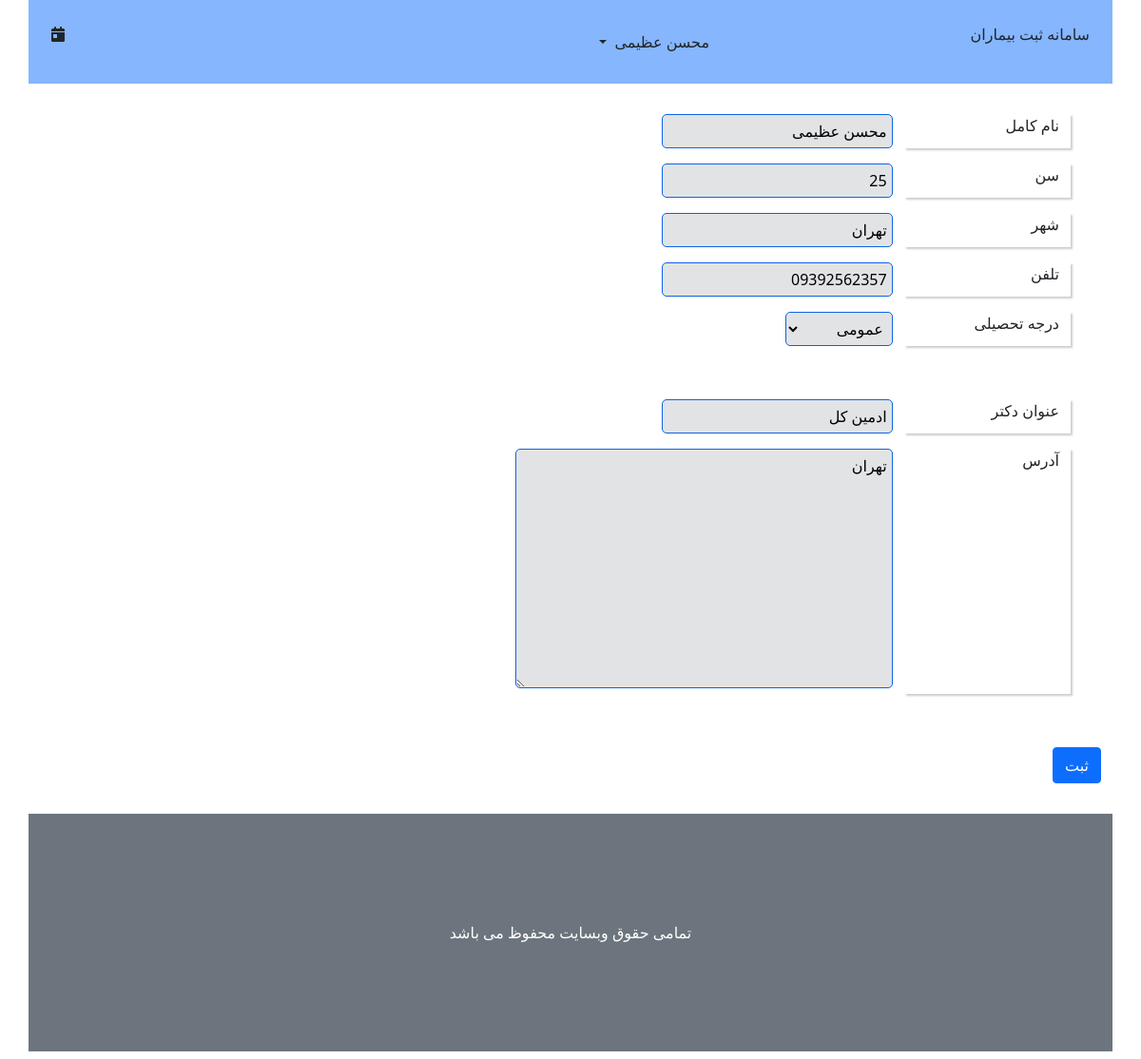
The app's page /editDoctorInfo/ (signed in) with its own data.
### account/models.py (models this page shows, shortened)
class profile(models.Model):
    class Meta:
        verbose_name = 'ساخت حساب دکتر'
        verbose_name_plural = 'ساخت حساب دکتر'
    user = models.OneToOneField(User, on_delete=models.CASCADE, verbose_name='حساب کاربری', null=True)
    fullname = models.CharField('نام کامل', max_length=120, default='')
    age = models.IntegerField('سن', null=True)
    city = models.CharField('شهر', max_length=50, null=True)
    phone = models.CharField('تلفن', max_length=12, null=True)
    Secretary, Doctor, AdminSystem = 0, 1, 2
    role_list = [(Secretary, 'منشی (سطح 0)'), (Doctor, 'دکتر (سطح 1)'), (AdminSystem, 'ادمین سیستم (سطح 3)')]
    role = models.IntegerField(choices=role_list, null=True, default=0, blank=True)
    General, Specialist, SuperSpecialist = 0, 1, 2
    deg = [(General, 'عمومی'), (Specialist, 'تخصص'), (SuperSpecialist, 'فوق تخصص')]
    degree = models.IntegerField('درجه تحصیلی', choices=deg, null=True, blank=True)
    title = models.CharField('عنوان دکتر', null=True, max_length=50)
    address = models.TextField('آدرس', null=True)

### visit/views.py (the view)
# urls.py: path('editDoctorInfo/', edit_info, name='edit_info'),
@login_required
def edit_info(request):
    edit_doctor = EditDoctorInformation(request.POST or None, instance=request.user.profile)
    if request.method == 'POST':
        if edit_doctor.is_valid:
            edit_doctor.save(commit=True)
            return redirect('visit:main_page')
    context = {
        'edit_doctor': edit_doctor,
        'date': time_now
    }
    return render(request, 'visit/edit_info.html', context)

### visit/forms.py
class EditDoctorInformation(forms.ModelForm):
    class Meta:
        model = profile
        exclude = ['user', 'role']

### visit/templates/visit/edit_info.html (shortened to what this page needs)
{% extends "visit/_base.html" %}
{% block main %}
    <form action="" method="post">
        <div class="modal-body">
            <div class="">
                    {% include "visit/_form.html" with field=edit_doctor.fullname lbl_size=2 %}
                    {% include "visit/_form.html" with field=edit_doctor.age lbl_size=2 %}
                    {% include "visit/_form.html" with field=edit_doctor.city lbl_size=2 %}
                    {% include "visit/_form.html" with field=edit_doctor.phone lbl_size=2 %}
                    {% include "visit/_form.html" with field=edit_doctor.degree lbl_size=2 %}
                    <br/>
                    {% include "visit/_form.html" with field=edit_doctor.title lbl_size=2 %}
                    {% include "visit/_form.html" with field=edit_doctor.address lbl_size=2 %}
            </div>
        </div>
        <button class="btn btn-primary my-4" type="submit">ثبت</button>
    </form>
{% endblock %}

### visit/templates/visit/_base.html (shortened to what this page needs)
{% load static %}
<!DOCTYPE html>
<html lang="en">
<head>
    <link rel="stylesheet" href="{% static "visit/css/bootstrap.css" %}">
    <link rel="stylesheet" href="{% static "visit/css/all.css" %}">
</head>
<body style="direction: rtl">
<div class="container">
    <div class="header">
        <div class="row bg-primary bg-opacity-50">
            <div class="col-4 text-end my p-4">
                <a href="{% url "visit:main_page" %}" class="text-decoration-none text-dark">سامانه ثبت بیماران</a>
            </div>
            <div class="col-2 my p-4">
                <a class="nav-link dropdown-toggle text-dark" data-bs-toggle="dropdown" href="#" role="button" aria-expanded="false">
                    {% if user.profile.fullname == "" %}
                        <span class="p-1"> {{ user.get_username }}</span>
                    {% else %}
                        <span class="p-1">{{ user.profile.fullname }}</span>
                    {% endif %}
                </a>
            </div>
            <div class="col-2 my p-4"></div>
            <div class="col-4 text-start my p-4">
                <i class="fa fa-calendar-day"></i>
            </div>
        </div>
    </div>
    <div class="content">
        {% block main %}
        {% endblock %}
    </div>
    <div class="footer">
         <div class="row align-items-center bg-secondary my-2" style="height: 250px">
            <span class="text-center text-white">تمامی حقوق وبسایت محفوظ می باشد</span>
         </div>
    </div>
</div>
</body>
</html>

### visit/templates/visit/_form.html
<div class="row m-3">
    <div class="col-{{ lbl_size }} lbl">
        <label for="{{ field.id_for_label }}">{{ field.label }}</label>
    </div>
    <div class="col-4">
        {{ field }}
    </div>
</div>

### visit/static/visit/css/all.css (style rules this page uses)
.fa-calendar-day:before { content: "\f783"; }

### visit/templates/visit/_base.html (style rules this page uses)
input, select, textarea { background: #e2e3e5; direction: rtl; padding: 5px; border: 1px solid #0c63e4; border-radius: 5px; //width: 100%; }
.lbl { box-shadow: 2px 2px 2px #ccc; }

### records on screen
profile: fullname "محسن عظیمی", age "25", city "تهران", phone "09392562357", degree "عمومی", title "ادمین کل", address "تهران"

### other values on screen
{{ user.profile.fullname }} "محسن عظیمی"
{{ field.label }} "نام کامل سن شهر تلفن درجه تحصیلی عنوان دکتر آدرس"
